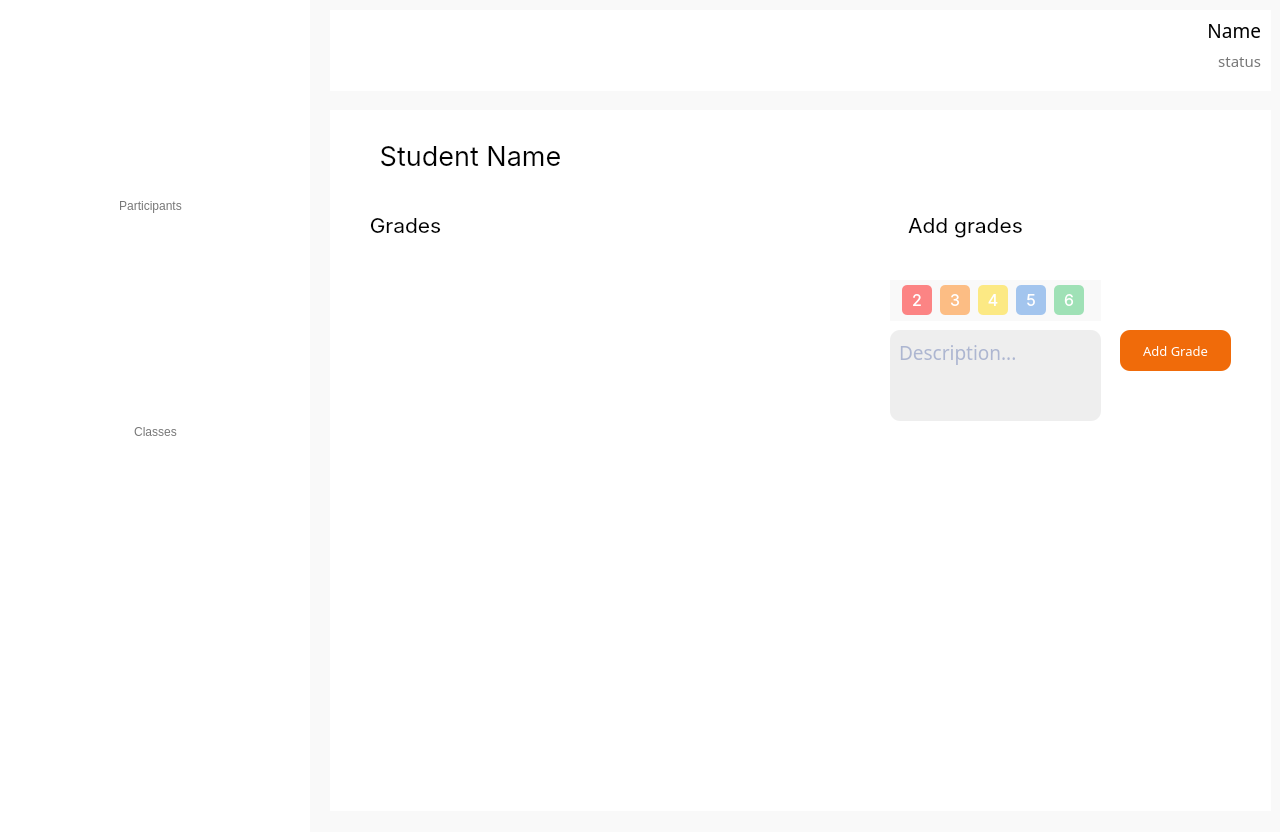
<?xml version="1.0" encoding="UTF-8"?>
<ui version="4.0">
 <class>Grades</class>
 <widget class="QWidget" name="Grades">
  <property name="geometry">
   <rect>
    <x>0</x>
    <y>0</y>
    <width>1280</width>
    <height>832</height>
   </rect>
  </property>
  <property name="minimumSize">
   <size>
    <width>1280</width>
    <height>832</height>
   </size>
  </property>
  <property name="maximumSize">
   <size>
    <width>1280</width>
    <height>832</height>
   </size>
  </property>
  <property name="baseSize">
   <size>
    <width>1280</width>
    <height>832</height>
   </size>
  </property>
  <property name="windowTitle">
   <string>Audo</string>
  </property>
  <property name="styleSheet">
   <string notr="true">background-color: #F9F9F9;
</string>
  </property>
  <widget class="QLabel" name="AccountFrame">
   <property name="geometry">
    <rect>
     <x>330</x>
     <y>10</y>
     <width>941</width>
     <height>81</height>
    </rect>
   </property>
   <property name="styleSheet">
    <string notr="true">background-color: #FFFFFF;
box-shadow: 10px 10px 5px 12px black;</string>
   </property>
   <property name="frameShadow">
    <enum>QFrame::Plain</enum>
   </property>
   <property name="text">
    <string/>
   </property>
  </widget>
  <widget class="QLabel" name="GradeFrame">
   <property name="geometry">
    <rect>
     <x>330</x>
     <y>110</y>
     <width>941</width>
     <height>701</height>
    </rect>
   </property>
   <property name="styleSheet">
    <string notr="true">background-color: #FFFFFF;</string>
   </property>
   <property name="text">
    <string/>
   </property>
  </widget>
  <widget class="QLabel" name="StudentName">
   <property name="geometry">
    <rect>
     <x>360</x>
     <y>130</y>
     <width>221</width>
     <height>51</height>
    </rect>
   </property>
   <property name="font">
    <font>
     <family>Inter</family>
     <pointsize>20</pointsize>
     <italic>false</italic>
     <fontweight>DemiBold</fontweight>
    </font>
   </property>
   <property name="styleSheet">
    <string notr="true">background: none;
background-color: rgba(255, 255, 255, 0);
color: #000000;
font: 600 20pt &quot;Inter&quot;;</string>
   </property>
   <property name="text">
    <string>Student Name</string>
   </property>
   <property name="alignment">
    <set>Qt::AlignCenter</set>
   </property>
  </widget>
  <widget class="QFrame" name="AddGradesFrame">
   <property name="geometry">
    <rect>
     <x>890</x>
     <y>280</y>
     <width>211</width>
     <height>41</height>
    </rect>
   </property>
   <property name="styleSheet">
    <string notr="true">QFrame
{ 
     border-radius:5px;
}
QPushButton
{
color: #FFFFFF;
background-color: rgba(255, 122, 0, 120);
font: 500 12pt &quot;Inter&quot;;
border-radius: 5px;
}
QPushButton:hover
{
color: #FFFFFF;
background-color: rgba(255, 122, 0, 255);
font: 500 12pt &quot;Inter&quot;;
border-radius: 5px;
}</string>
   </property>
   <property name="frameShape">
    <enum>QFrame::NoFrame</enum>
   </property>
   <property name="frameShadow">
    <enum>QFrame::Plain</enum>
   </property>
   <property name="lineWidth">
    <number>0</number>
   </property>
   <widget class="QWidget" name="horizontalLayoutWidget">
    <property name="geometry">
     <rect>
      <x>0</x>
      <y>0</y>
      <width>211</width>
      <height>41</height>
     </rect>
    </property>
    <layout class="QHBoxLayout" name="AddGradesLayout">
     <property name="leftMargin">
      <number>10</number>
     </property>
     <property name="rightMargin">
      <number>10</number>
     </property>
     <item>
      <widget class="QPushButton" name="Add2">
       <property name="minimumSize">
        <size>
         <width>30</width>
         <height>30</height>
        </size>
       </property>
       <property name="maximumSize">
        <size>
         <width>30</width>
         <height>30</height>
        </size>
       </property>
       <property name="font">
        <font>
         <family>Inter</family>
         <pointsize>12</pointsize>
         <italic>false</italic>
         <fontweight>Medium</fontweight>
        </font>
       </property>
       <property name="cursor">
        <cursorShape>PointingHandCursor</cursorShape>
       </property>
       <property name="autoFillBackground">
        <bool>false</bool>
       </property>
       <property name="styleSheet">
        <string notr="true">QPushButton
{
color: #FFFFFF;
background-color: rgba(255, 0, 0, 120);
font: 500 12pt &quot;Inter&quot;;
border-radius:5px;
}
QPushButton:hover
{
color: #FFFFFF;
background-color: rgba(255, 0, 0, 255);
font: 500 12pt &quot;Inter&quot;;
border-radius:5px;
}</string>
       </property>
       <property name="text">
        <string>2</string>
       </property>
       <property name="flat">
        <bool>true</bool>
       </property>
      </widget>
     </item>
     <item>
      <widget class="QPushButton" name="Add3">
       <property name="minimumSize">
        <size>
         <width>30</width>
         <height>30</height>
        </size>
       </property>
       <property name="maximumSize">
        <size>
         <width>30</width>
         <height>30</height>
        </size>
       </property>
       <property name="font">
        <font>
         <family>Inter</family>
         <pointsize>12</pointsize>
         <italic>false</italic>
         <fontweight>Medium</fontweight>
        </font>
       </property>
       <property name="cursor">
        <cursorShape>PointingHandCursor</cursorShape>
       </property>
       <property name="autoFillBackground">
        <bool>false</bool>
       </property>
       <property name="styleSheet">
        <string notr="true">QPushButton
{
color: #FFFFFF;
background-color: rgba(255, 122, 0, 120);
font: 500 12pt &quot;Inter&quot;;
border-radius: 5px;
}
QPushButton:hover
{
color: #FFFFFF;
background-color: rgba(255, 122, 0, 255);
font: 500 12pt &quot;Inter&quot;;
border-radius: 5px;
}</string>
       </property>
       <property name="text">
        <string>3</string>
       </property>
       <property name="flat">
        <bool>true</bool>
       </property>
      </widget>
     </item>
     <item>
      <widget class="QPushButton" name="Add4">
       <property name="minimumSize">
        <size>
         <width>30</width>
         <height>30</height>
        </size>
       </property>
       <property name="maximumSize">
        <size>
         <width>30</width>
         <height>30</height>
        </size>
       </property>
       <property name="font">
        <font>
         <family>Inter</family>
         <pointsize>12</pointsize>
         <italic>false</italic>
         <bold>false</bold>
        </font>
       </property>
       <property name="cursor">
        <cursorShape>PointingHandCursor</cursorShape>
       </property>
       <property name="styleSheet">
        <string notr="true">QPushButton
{
background-color: rgba(255, 214, 0, 120);
font: 12pt;
color:#ffffff;
border-radius:5px;
}
QPushButton:hover
{
color: #FFFFFF;
background-color: rgba(255, 214, 0, 255);
font: 500 12pt &quot;Inter&quot;;
border-radius: 5px;
}</string>
       </property>
       <property name="text">
        <string>4</string>
       </property>
      </widget>
     </item>
     <item>
      <widget class="QPushButton" name="Add5">
       <property name="minimumSize">
        <size>
         <width>30</width>
         <height>30</height>
        </size>
       </property>
       <property name="maximumSize">
        <size>
         <width>30</width>
         <height>30</height>
        </size>
       </property>
       <property name="font">
        <font>
         <family>Inter</family>
         <pointsize>12</pointsize>
         <italic>false</italic>
         <fontweight>Medium</fontweight>
        </font>
       </property>
       <property name="cursor">
        <cursorShape>PointingHandCursor</cursorShape>
       </property>
       <property name="styleSheet">
        <string notr="true">QPushButton
{
color: #FFFFFF;
background-color: rgba(70, 142, 227, 123);
font: 500 12pt &quot;Inter&quot;;
border-radius:5px;
}
QPushButton:hover
{
color: #FFFFFF;
background-color: rgba(70, 142, 227, 255);
font: 500 12pt &quot;Inter&quot;;
border-radius: 5px;
}
</string>
       </property>
       <property name="text">
        <string>5</string>
       </property>
      </widget>
     </item>
     <item>
      <widget class="QPushButton" name="Add6">
       <property name="minimumSize">
        <size>
         <width>30</width>
         <height>30</height>
        </size>
       </property>
       <property name="maximumSize">
        <size>
         <width>30</width>
         <height>30</height>
        </size>
       </property>
       <property name="font">
        <font>
         <family>Inter</family>
         <pointsize>12</pointsize>
         <italic>false</italic>
         <fontweight>Medium</fontweight>
        </font>
       </property>
       <property name="cursor">
        <cursorShape>PointingHandCursor</cursorShape>
       </property>
       <property name="styleSheet">
        <string notr="true">
QPushButton
{
color: #FFFFFF;
background-color: rgba(63, 198, 109, 123);
font: 500 12pt &quot;Inter&quot;;
border-radius:5px;
}
QPushButton:hover
{
color: #FFFFFF;
background-color: rgba(63, 198, 109, 255);
font: 500 12pt &quot;Inter&quot;;
border-radius: 5px;
}</string>
       </property>
       <property name="text">
        <string>6</string>
       </property>
      </widget>
     </item>
    </layout>
   </widget>
  </widget>
  <widget class="QPushButton" name="AddGradeButton">
   <property name="geometry">
    <rect>
     <x>1120</x>
     <y>330</y>
     <width>111</width>
     <height>41</height>
    </rect>
   </property>
   <property name="font">
    <font>
     <family>Roboto Serif SemiBold</family>
     <pointsize>10</pointsize>
     <italic>false</italic>
     <kerning>true</kerning>
     <fontweight>DemiBold</fontweight>
    </font>
   </property>
   <property name="cursor">
    <cursorShape>PointingHandCursor</cursorShape>
   </property>
   <property name="mouseTracking">
    <bool>true</bool>
   </property>
   <property name="autoFillBackground">
    <bool>false</bool>
   </property>
   <property name="styleSheet">
    <string notr="true">QPushButton {
font: 600 10pt &quot;Roboto Serif SemiBold&quot;;
background-color: #F06B0A;
border-radius: 10px;
color:#ffffff;
}
QPushButton:hover {
font: 600 10pt &quot;Roboto Serif SemiBold&quot;;
background-color: #E94600;
border-radius: 10px;
color:#ffffff;
 }

</string>
   </property>
   <property name="text">
    <string>Add Grade</string>
   </property>
   <property name="default">
    <bool>false</bool>
   </property>
   <property name="flat">
    <bool>true</bool>
   </property>
  </widget>
  <widget class="QLabel" name="GradesTitle">
   <property name="geometry">
    <rect>
     <x>360</x>
     <y>200</y>
     <width>91</width>
     <height>51</height>
    </rect>
   </property>
   <property name="font">
    <font>
     <family>Inter</family>
     <pointsize>16</pointsize>
     <italic>false</italic>
     <fontweight>DemiBold</fontweight>
    </font>
   </property>
   <property name="styleSheet">
    <string notr="true">background: none;
background-color: rgba(255, 255, 255, 0);
color: #000000;
font: 600 16pt &quot;Inter&quot;;</string>
   </property>
   <property name="text">
    <string>Grades</string>
   </property>
   <property name="alignment">
    <set>Qt::AlignCenter</set>
   </property>
  </widget>
  <widget class="QLabel" name="AddGradesTitle">
   <property name="geometry">
    <rect>
     <x>890</x>
     <y>200</y>
     <width>151</width>
     <height>51</height>
    </rect>
   </property>
   <property name="font">
    <font>
     <family>Inter</family>
     <pointsize>16</pointsize>
     <italic>false</italic>
     <fontweight>DemiBold</fontweight>
    </font>
   </property>
   <property name="styleSheet">
    <string notr="true">background: none;
background-color: rgba(255, 255, 255, 0);
color: #000000;
font: 600 16pt &quot;Inter&quot;;</string>
   </property>
   <property name="text">
    <string>Add grades</string>
   </property>
   <property name="alignment">
    <set>Qt::AlignCenter</set>
   </property>
  </widget>
  <widget class="QFrame" name="GradesFrame">
   <property name="geometry">
    <rect>
     <x>370</x>
     <y>260</y>
     <width>501</width>
     <height>471</height>
    </rect>
   </property>
   <property name="autoFillBackground">
    <bool>false</bool>
   </property>
   <property name="styleSheet">
    <string notr="true">background-color: rgb(255, 255, 255);</string>
   </property>
   <property name="frameShape">
    <enum>QFrame::NoFrame</enum>
   </property>
   <property name="frameShadow">
    <enum>QFrame::Plain</enum>
   </property>
   <property name="lineWidth">
    <number>0</number>
   </property>
   <widget class="QWidget" name="horizontalLayoutWidget_2">
    <property name="geometry">
     <rect>
      <x>0</x>
      <y>0</y>
      <width>497</width>
      <height>471</height>
     </rect>
    </property>
    <layout class="QHBoxLayout" name="GradesHorizontal">
     <item>
      <layout class="QVBoxLayout" name="GradesIconVertical">
       <property name="spacing">
        <number>7</number>
       </property>
       <item>
        <spacer name="IconSpacer">
         <property name="orientation">
          <enum>Qt::Vertical</enum>
         </property>
         <property name="sizeHint" stdset="0">
          <size>
           <width>20</width>
           <height>40</height>
          </size>
         </property>
        </spacer>
       </item>
      </layout>
     </item>
     <item>
      <layout class="QVBoxLayout" name="GradesDescVertical">
       <item>
        <spacer name="DescriptionSpacer">
         <property name="orientation">
          <enum>Qt::Vertical</enum>
         </property>
         <property name="sizeHint" stdset="0">
          <size>
           <width>20</width>
           <height>40</height>
          </size>
         </property>
        </spacer>
       </item>
      </layout>
     </item>
    </layout>
   </widget>
  </widget>
  <widget class="QLabel" name="Logo">
   <property name="geometry">
    <rect>
     <x>0</x>
     <y>20</y>
     <width>311</width>
     <height>51</height>
    </rect>
   </property>
   <property name="autoFillBackground">
    <bool>false</bool>
   </property>
   <property name="styleSheet">
    <string notr="true">background:none;</string>
   </property>
   <property name="text">
    <string/>
   </property>
   <property name="pixmap">
    <pixmap resource="assets.qrc">:/icons/assets/icons/logo.png</pixmap>
   </property>
   <property name="alignment">
    <set>Qt::AlignCenter</set>
   </property>
  </widget>
  <widget class="QLabel" name="ParticipantsIcon">
   <property name="geometry">
    <rect>
     <x>40</x>
     <y>190</y>
     <width>31</width>
     <height>31</height>
    </rect>
   </property>
   <property name="autoFillBackground">
    <bool>false</bool>
   </property>
   <property name="styleSheet">
    <string notr="true">background:none;</string>
   </property>
   <property name="text">
    <string/>
   </property>
   <property name="pixmap">
    <pixmap resource="assets.qrc">:/icons/assets/icons/participants-icon.png</pixmap>
   </property>
   <property name="alignment">
    <set>Qt::AlignCenter</set>
   </property>
  </widget>
  <widget class="QLabel" name="Sidebar">
   <property name="geometry">
    <rect>
     <x>0</x>
     <y>0</y>
     <width>310</width>
     <height>832</height>
    </rect>
   </property>
   <property name="styleSheet">
    <string notr="true">QFrame {
    background-color: #ffffff; 
}</string>
   </property>
   <property name="text">
    <string/>
   </property>
  </widget>
  <widget class="QPushButton" name="ParticipantsTitle">
   <property name="geometry">
    <rect>
     <x>30</x>
     <y>180</y>
     <width>241</width>
     <height>51</height>
    </rect>
   </property>
   <property name="cursor">
    <cursorShape>ArrowCursor</cursorShape>
   </property>
   <property name="autoFillBackground">
    <bool>false</bool>
   </property>
   <property name="styleSheet">
    <string notr="true">QPushButton {
font: 600 14pt &quot;Roboto Serif SemiBold&quot;;
background:none;
border-radius: 10px;
color: #777777;
}</string>
   </property>
   <property name="text">
    <string>Participants</string>
   </property>
   <property name="flat">
    <bool>true</bool>
   </property>
  </widget>
  <widget class="QLabel" name="Status">
   <property name="geometry">
    <rect>
     <x>1040</x>
     <y>40</y>
     <width>221</width>
     <height>41</height>
    </rect>
   </property>
   <property name="font">
    <font>
     <family>Roboto Serif</family>
     <pointsize>11</pointsize>
    </font>
   </property>
   <property name="styleSheet">
    <string notr="true">background: none;
background-color: rgba(255, 255, 255, 0);
color: #777777;</string>
   </property>
   <property name="text">
    <string>status</string>
   </property>
   <property name="alignment">
    <set>Qt::AlignRight|Qt::AlignTrailing|Qt::AlignVCenter</set>
   </property>
  </widget>
  <widget class="QLabel" name="Name">
   <property name="geometry">
    <rect>
     <x>1090</x>
     <y>10</y>
     <width>171</width>
     <height>41</height>
    </rect>
   </property>
   <property name="font">
    <font>
     <family>Roboto Serif</family>
     <pointsize>14</pointsize>
    </font>
   </property>
   <property name="styleSheet">
    <string notr="true">background: none;
background-color: rgba(255, 255, 255, 0);
color: #000000;</string>
   </property>
   <property name="text">
    <string>Name</string>
   </property>
   <property name="alignment">
    <set>Qt::AlignRight|Qt::AlignTrailing|Qt::AlignVCenter</set>
   </property>
  </widget>
  <widget class="QPushButton" name="ClassesTitle">
   <property name="geometry">
    <rect>
     <x>40</x>
     <y>400</y>
     <width>231</width>
     <height>64</height>
    </rect>
   </property>
   <property name="minimumSize">
    <size>
     <width>0</width>
     <height>0</height>
    </size>
   </property>
   <property name="maximumSize">
    <size>
     <width>16777215</width>
     <height>16777215</height>
    </size>
   </property>
   <property name="cursor">
    <cursorShape>PointingHandCursor</cursorShape>
   </property>
   <property name="autoFillBackground">
    <bool>false</bool>
   </property>
   <property name="styleSheet">
    <string notr="true">QPushButton {
font: 600 14pt &quot;Roboto Serif SemiBold&quot;;
background:none;
border-radius: 10px;
color: #777777;
}
QPushButton:hover {
font: 600 14pt &quot;Roboto Serif SemiBold&quot;;
border-radius: 10px;
color: #000000;
background-color: #EEEEEE;
 }

</string>
   </property>
   <property name="text">
    <string>Classes</string>
   </property>
   <property name="flat">
    <bool>true</bool>
   </property>
  </widget>
  <widget class="QLabel" name="ClassesIcon">
   <property name="geometry">
    <rect>
     <x>40</x>
     <y>420</y>
     <width>32</width>
     <height>32</height>
    </rect>
   </property>
   <property name="maximumSize">
    <size>
     <width>32</width>
     <height>32</height>
    </size>
   </property>
   <property name="autoFillBackground">
    <bool>false</bool>
   </property>
   <property name="styleSheet">
    <string notr="true">background:none;</string>
   </property>
   <property name="text">
    <string/>
   </property>
   <property name="pixmap">
    <pixmap resource="assets.qrc">:/icons/assets/icons/classes-icon.png</pixmap>
   </property>
   <property name="alignment">
    <set>Qt::AlignCenter</set>
   </property>
  </widget>
  <widget class="QFrame" name="ParticipantFrame">
   <property name="geometry">
    <rect>
     <x>20</x>
     <y>230</y>
     <width>241</width>
     <height>171</height>
    </rect>
   </property>
   <property name="autoFillBackground">
    <bool>false</bool>
   </property>
   <property name="styleSheet">
    <string notr="true">background-color: rgb(255, 255, 255);</string>
   </property>
   <property name="frameShape">
    <enum>QFrame::NoFrame</enum>
   </property>
   <property name="frameShadow">
    <enum>QFrame::Plain</enum>
   </property>
   <property name="lineWidth">
    <number>0</number>
   </property>
   <widget class="QWidget" name="verticalLayoutWidget_2">
    <property name="geometry">
     <rect>
      <x>0</x>
      <y>0</y>
      <width>241</width>
      <height>171</height>
     </rect>
    </property>
    <layout class="QVBoxLayout" name="ParticipantLayout">
     <item>
      <spacer name="ParticipantSpacer">
       <property name="orientation">
        <enum>Qt::Vertical</enum>
       </property>
       <property name="sizeHint" stdset="0">
        <size>
         <width>20</width>
         <height>40</height>
        </size>
       </property>
      </spacer>
     </item>
    </layout>
   </widget>
  </widget>
  <widget class="QFrame" name="ClassFrame">
   <property name="geometry">
    <rect>
     <x>20</x>
     <y>460</y>
     <width>241</width>
     <height>271</height>
    </rect>
   </property>
   <property name="autoFillBackground">
    <bool>false</bool>
   </property>
   <property name="styleSheet">
    <string notr="true">background-color: rgb(255, 255, 255);</string>
   </property>
   <property name="frameShape">
    <enum>QFrame::NoFrame</enum>
   </property>
   <property name="frameShadow">
    <enum>QFrame::Plain</enum>
   </property>
   <property name="lineWidth">
    <number>0</number>
   </property>
   <widget class="QWidget" name="verticalLayoutWidget_4">
    <property name="geometry">
     <rect>
      <x>0</x>
      <y>10</y>
      <width>241</width>
      <height>261</height>
     </rect>
    </property>
    <layout class="QVBoxLayout" name="ClassLayout">
     <item>
      <spacer name="ClassSpacer">
       <property name="orientation">
        <enum>Qt::Vertical</enum>
       </property>
       <property name="sizeHint" stdset="0">
        <size>
         <width>20</width>
         <height>40</height>
        </size>
       </property>
      </spacer>
     </item>
    </layout>
   </widget>
  </widget>
  <widget class="QTextEdit" name="Description">
   <property name="geometry">
    <rect>
     <x>890</x>
     <y>330</y>
     <width>211</width>
     <height>91</height>
    </rect>
   </property>
   <property name="font">
    <font>
     <family>Roboto Serif Medium</family>
     <pointsize>14</pointsize>
     <italic>false</italic>
     <fontweight>Medium</fontweight>
    </font>
   </property>
   <property name="cursor" stdset="0">
    <cursorShape>PointingHandCursor</cursorShape>
   </property>
   <property name="autoFillBackground">
    <bool>false</bool>
   </property>
   <property name="styleSheet">
    <string notr="true">background: none;
background-color: #EEEEEE;
padding: 5px;
border-radius: 10px;
border: none;
color: rgba(107, 125, 179, 255);
font: 500 14pt &quot;Roboto Serif Medium&quot;;</string>
   </property>
   <property name="placeholderText">
    <string>Description...</string>
   </property>
  </widget>
  <zorder>Sidebar</zorder>
  <zorder>AccountFrame</zorder>
  <zorder>GradeFrame</zorder>
  <zorder>StudentName</zorder>
  <zorder>AddGradesFrame</zorder>
  <zorder>AddGradeButton</zorder>
  <zorder>GradesTitle</zorder>
  <zorder>AddGradesTitle</zorder>
  <zorder>GradesFrame</zorder>
  <zorder>Logo</zorder>
  <zorder>ParticipantsTitle</zorder>
  <zorder>ParticipantsIcon</zorder>
  <zorder>Status</zorder>
  <zorder>Name</zorder>
  <zorder>ClassesTitle</zorder>
  <zorder>ClassesIcon</zorder>
  <zorder>ParticipantFrame</zorder>
  <zorder>ClassFrame</zorder>
  <zorder>Description</zorder>
 </widget>
 <resources>
  <include location="assets.qrc"/>
 </resources>
 <connections/>
</ui>
